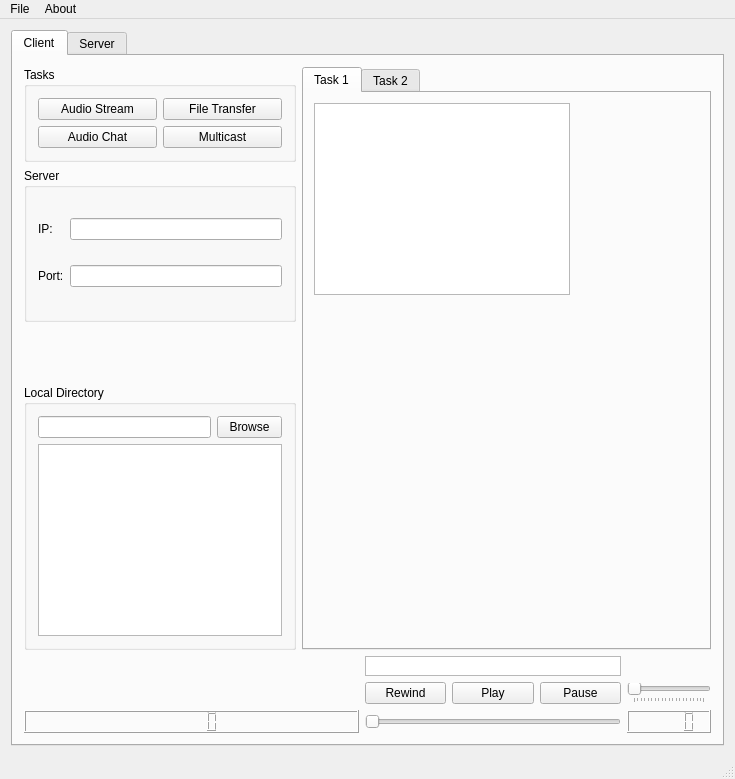
<?xml version="1.0" encoding="UTF-8"?>
<ui version="4.0">
 <class>ComAudio</class>
 <widget class="QMainWindow" name="ComAudio">
  <property name="geometry">
   <rect>
    <x>0</x>
    <y>0</y>
    <width>735</width>
    <height>779</height>
   </rect>
  </property>
  <property name="windowTitle">
   <string>CommAudio</string>
  </property>
  <widget class="QWidget" name="centralWidget">
   <layout class="QVBoxLayout" name="verticalLayout_6">
    <item>
     <widget class="QTabWidget" name="tabWidget_main">
      <property name="currentIndex">
       <number>0</number>
      </property>
      <widget class="QWidget" name="tab_main_client">
       <attribute name="title">
        <string>Client</string>
       </attribute>
       <layout class="QGridLayout" name="gridLayout_main_client" rowstretch="2,6,2,0,0,0" columnstretch="4,6">
        <item row="5" column="0" colspan="2">
         <layout class="QGridLayout" name="gridLayout_player" columnstretch="2,0,0,0,0">
          <item row="1" column="3">
           <widget class="QPushButton" name="pushButton_player_pause">
            <property name="text">
             <string>Pause</string>
            </property>
           </widget>
          </item>
          <item row="20" column="1" colspan="3">
           <widget class="QSlider" name="horizontalSlider_player_progress">
            <property name="orientation">
             <enum>Qt::Horizontal</enum>
            </property>
            <property name="invertedAppearance">
             <bool>false</bool>
            </property>
            <property name="invertedControls">
             <bool>false</bool>
            </property>
           </widget>
          </item>
          <item row="0" column="0">
           <widget class="QLabel" name="label_player_artist">
            <property name="text">
             <string/>
            </property>
           </widget>
          </item>
          <item row="0" column="1" colspan="3">
           <widget class="QGraphicsView" name="graphicsView_player_wave">
            <property name="maximumSize">
             <size>
              <width>16777215</width>
              <height>20</height>
             </size>
            </property>
            <property name="interactive">
             <bool>false</bool>
            </property>
           </widget>
          </item>
          <item row="1" column="0">
           <widget class="QLabel" name="label_player_title">
            <property name="text">
             <string/>
            </property>
           </widget>
          </item>
          <item row="1" column="2">
           <widget class="QPushButton" name="pushButton_player_play">
            <property name="text">
             <string>Play</string>
            </property>
           </widget>
          </item>
          <item row="1" column="4">
           <widget class="QSlider" name="horizontalSlider_player_volume">
            <property name="orientation">
             <enum>Qt::Horizontal</enum>
            </property>
            <property name="tickPosition">
             <enum>QSlider::TicksBelow</enum>
            </property>
            <property name="tickInterval">
             <number>5</number>
            </property>
           </widget>
          </item>
          <item row="1" column="1">
           <widget class="QPushButton" name="pushButton_player_rewind">
            <property name="text">
             <string>Rewind</string>
            </property>
           </widget>
          </item>
          <item row="20" column="4">
           <widget class="QLCDNumber" name="lcdNumber_player_remaining"/>
          </item>
          <item row="0" column="4">
           <widget class="QLabel" name="label_player_volume">
            <property name="text">
             <string/>
            </property>
           </widget>
          </item>
          <item row="20" column="0">
           <widget class="QLCDNumber" name="lcdNumber_player_passed"/>
          </item>
         </layout>
        </item>
        <item row="0" column="0">
         <widget class="QGroupBox" name="groupBox_tasks">
          <property name="title">
           <string>Tasks</string>
          </property>
          <layout class="QGridLayout" name="gridLayout_taskButtons">
           <item row="2" column="1">
            <widget class="QPushButton" name="pushButton_tasks_multicast">
             <property name="text">
              <string>Multicast</string>
             </property>
            </widget>
           </item>
           <item row="1" column="1">
            <widget class="QPushButton" name="pushButton_tasks_fileTransfer">
             <property name="text">
              <string>File Transfer</string>
             </property>
            </widget>
           </item>
           <item row="2" column="0">
            <widget class="QPushButton" name="pushButton_tasks_audioChat">
             <property name="text">
              <string>Audio Chat</string>
             </property>
            </widget>
           </item>
           <item row="1" column="0">
            <widget class="QPushButton" name="pushButton_tasks_audioStream">
             <property name="text">
              <string>Audio Stream</string>
             </property>
            </widget>
           </item>
          </layout>
         </widget>
        </item>
        <item row="0" column="1" rowspan="5">
         <widget class="QTabWidget" name="tabWidget_taskViews">
          <property name="currentIndex">
           <number>0</number>
          </property>
          <widget class="QWidget" name="tab_taskViews_task1">
           <attribute name="title">
            <string>Task 1</string>
           </attribute>
           <widget class="QListView" name="listView_fileTx_list">
            <property name="geometry">
             <rect>
              <x>10</x>
              <y>10</y>
              <width>256</width>
              <height>192</height>
             </rect>
            </property>
           </widget>
          </widget>
          <widget class="QWidget" name="tab_taskViews_task2">
           <attribute name="title">
            <string>Task 2</string>
           </attribute>
          </widget>
         </widget>
        </item>
        <item row="1" column="0">
         <widget class="QGroupBox" name="groupBoxIp">
          <property name="title">
           <string>Server</string>
          </property>
          <layout class="QGridLayout" name="gridLayout">
           <item row="0" column="0">
            <widget class="QLabel" name="label">
             <property name="text">
              <string>IP:</string>
             </property>
            </widget>
           </item>
           <item row="0" column="1">
            <widget class="QLineEdit" name="lineEditIp"/>
           </item>
           <item row="1" column="0">
            <widget class="QLabel" name="label_2">
             <property name="text">
              <string>Port:</string>
             </property>
            </widget>
           </item>
           <item row="1" column="1">
            <widget class="QLineEdit" name="lineEditPort"/>
           </item>
          </layout>
         </widget>
        </item>
        <item row="3" column="0" rowspan="2">
         <widget class="QGroupBox" name="groupBox_dir">
          <property name="title">
           <string>Local Directory</string>
          </property>
          <layout class="QGridLayout" name="gridLayout_3" rowstretch="0,0" columnstretch="8,2">
           <item row="0" column="1">
            <widget class="QPushButton" name="pushButton_dir_browse">
             <property name="maximumSize">
              <size>
               <width>65</width>
               <height>16777215</height>
              </size>
             </property>
             <property name="text">
              <string>Browse</string>
             </property>
            </widget>
           </item>
           <item row="1" column="0" colspan="2">
            <widget class="QListView" name="listView_dir_list"/>
           </item>
           <item row="0" column="0">
            <widget class="QLineEdit" name="lineEdit_dir_path">
             <property name="text">
              <string/>
             </property>
            </widget>
           </item>
          </layout>
         </widget>
        </item>
       </layout>
      </widget>
      <widget class="QWidget" name="tab_main_server">
       <property name="accessibleName">
        <string/>
       </property>
       <attribute name="title">
        <string>Server</string>
       </attribute>
       <layout class="QGridLayout" name="gridLayout_main_server" rowstretch="0,0" columnstretch="1,1,1,1,6">
        <item row="0" column="0">
         <widget class="QLabel" name="label_main_server_port">
          <property name="maximumSize">
           <size>
            <width>20</width>
            <height>16777215</height>
           </size>
          </property>
          <property name="text">
           <string>Port</string>
          </property>
         </widget>
        </item>
        <item row="0" column="1">
         <widget class="QLineEdit" name="lineEdit_main_server_port">
          <property name="maximumSize">
           <size>
            <width>60</width>
            <height>16777215</height>
           </size>
          </property>
         </widget>
        </item>
        <item row="0" column="2">
         <widget class="QPushButton" name="pushButton_main_server_start">
          <property name="maximumSize">
           <size>
            <width>50</width>
            <height>16777215</height>
           </size>
          </property>
          <property name="text">
           <string>Start</string>
          </property>
         </widget>
        </item>
        <item row="1" column="4">
         <widget class="QPlainTextEdit" name="plainTextEdit_main_server_console"/>
        </item>
        <item row="1" column="0" colspan="4">
         <widget class="QListView" name="listView_main_server_clients"/>
        </item>
        <item row="0" column="3">
         <widget class="QPushButton" name="pushButton_main_server_stop">
          <property name="maximumSize">
           <size>
            <width>50</width>
            <height>16777215</height>
           </size>
          </property>
          <property name="text">
           <string>Stop</string>
          </property>
         </widget>
        </item>
       </layout>
      </widget>
     </widget>
    </item>
   </layout>
  </widget>
  <widget class="QMenuBar" name="menuBar">
   <property name="geometry">
    <rect>
     <x>0</x>
     <y>0</y>
     <width>735</width>
     <height>21</height>
    </rect>
   </property>
   <widget class="QMenu" name="menuFile">
    <property name="title">
     <string>File</string>
    </property>
    <addaction name="actionDevice"/>
    <addaction name="actionNetwork"/>
    <addaction name="separator"/>
    <addaction name="actionExit"/>
   </widget>
   <widget class="QMenu" name="menuAbout">
    <property name="title">
     <string>About</string>
    </property>
   </widget>
   <addaction name="menuFile"/>
   <addaction name="menuAbout"/>
  </widget>
  <widget class="QStatusBar" name="statusBar"/>
  <action name="actionOutput_Device">
   <property name="text">
    <string>Output Device</string>
   </property>
  </action>
  <action name="actionInput_Device">
   <property name="text">
    <string>Input Device</string>
   </property>
  </action>
  <action name="actionJoin_Multicast">
   <property name="text">
    <string>Join Multicast</string>
   </property>
  </action>
  <action name="actionCreate_Multicast">
   <property name="text">
    <string>Create Multicast</string>
   </property>
  </action>
  <action name="actionVoice_Call">
   <property name="text">
    <string>Voice Call</string>
   </property>
  </action>
  <action name="actionSet_Upload_Folder">
   <property name="text">
    <string>Set Upload Folder</string>
   </property>
  </action>
  <action name="actionDownload_from_Host">
   <property name="text">
    <string>Download from Host</string>
   </property>
  </action>
  <action name="actionPlay_Audio_File">
   <property name="text">
    <string>Play Audio File</string>
   </property>
  </action>
  <action name="actionDevice">
   <property name="text">
    <string>Device</string>
   </property>
  </action>
  <action name="actionNetwork">
   <property name="text">
    <string>Network</string>
   </property>
  </action>
  <action name="actionExit">
   <property name="text">
    <string>Exit</string>
   </property>
  </action>
 </widget>
 <layoutdefault spacing="6" margin="11"/>
 <resources>
  <include location="ComAudio.qrc"/>
 </resources>
 <connections/>
</ui>
